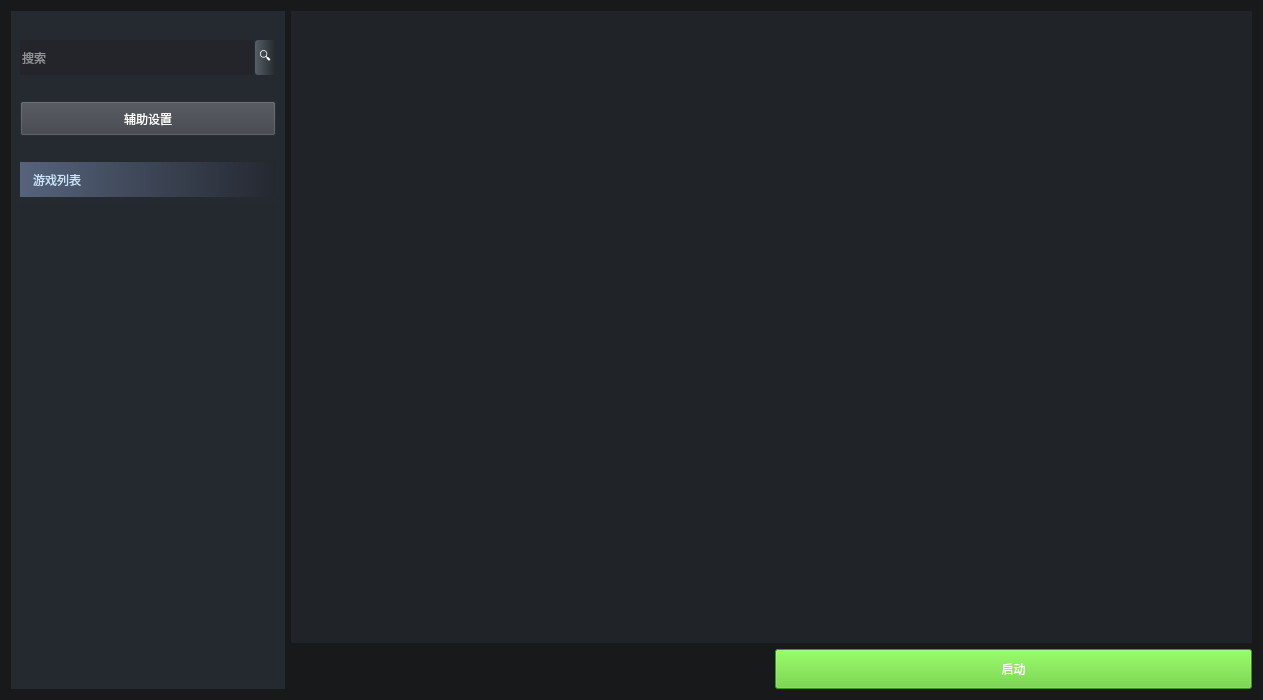
<?xml version="1.0" encoding="UTF-8"?>
<ui version="4.0">
 <class>start_game</class>
 <widget class="QWidget" name="start_game">
  <property name="geometry">
   <rect>
    <x>0</x>
    <y>0</y>
    <width>1263</width>
    <height>700</height>
   </rect>
  </property>
  <property name="windowTitle">
   <string>Form</string>
  </property>
  <property name="styleSheet">
   <string notr="true">*{
	color: rgb(255, 255, 255);
}
#start_game{
	
	background-color: rgb(23, 25, 27);
}

#left{
	background-color: rgb(37, 42, 49);
}
#search_edit{
	border: 0px;
	background-color: rgb(35, 37, 42);
}
#auxiliary_set_btn{
	background-color: rgb(61, 64, 71);
}
#auxiliary_set_btn:pressed{
	background-color: rgb(38, 40, 45);
}
#game_list{
	border: 0px;
	background-color: rgb(36, 41, 48);
}
#widget{
	
	background-color: rgb(32, 36, 41);
}

#start_btn{
	background-color: rgb(91, 205, 42)
}

#start_btn:hover{
	background-color: rgb(108, 212, 31)
}</string>
  </property>
  <layout class="QGridLayout" name="gridLayout">
   <item row="0" column="0">
    <layout class="QHBoxLayout" name="widget_layout" stretch="0,8">
     <item>
      <widget class="QFrame" name="left">
       <layout class="QVBoxLayout" name="verticalLayout" stretch="0,0,0,0,0,0,0">
        <item>
         <spacer name="verticalSpacer_3">
          <property name="orientation">
           <enum>Qt::Vertical</enum>
          </property>
          <property name="sizeType">
           <enum>QSizePolicy::Preferred</enum>
          </property>
          <property name="sizeHint" stdset="0">
           <size>
            <width>20</width>
            <height>20</height>
           </size>
          </property>
         </spacer>
        </item>
        <item>
         <layout class="QHBoxLayout" name="search_layout" stretch="8,0">
          <property name="spacing">
           <number>1</number>
          </property>
          <item>
           <widget class="QLineEdit" name="search_edit">
            <property name="sizePolicy">
             <sizepolicy hsizetype="Expanding" vsizetype="Preferred">
              <horstretch>0</horstretch>
              <verstretch>0</verstretch>
             </sizepolicy>
            </property>
            <property name="text">
             <string/>
            </property>
            <property name="placeholderText">
             <string>搜索</string>
            </property>
            <property name="cursorMoveStyle">
             <enum>Qt::LogicalMoveStyle</enum>
            </property>
           </widget>
          </item>
          <item>
           <widget class="QToolButton" name="search_btn">
            <property name="sizePolicy">
             <sizepolicy hsizetype="Fixed" vsizetype="Minimum">
              <horstretch>0</horstretch>
              <verstretch>0</verstretch>
             </sizepolicy>
            </property>
            <property name="minimumSize">
             <size>
              <width>0</width>
              <height>35</height>
             </size>
            </property>
            <property name="styleSheet">
             <string notr="true">#search_btn{
	background-color: qlineargradient(spread:pad, x1:0, y1:0, x2:1, y2:0, stop:0 rgb(85, 95, 102), stop:1 rgb(36, 40, 43) );
	border-style:none;
	color: rgb(255, 255, 255);
	border-radius:3px;		
	font: 10pt &quot;微软雅黑&quot;;
}
#search_btn:hover{
	background-color: qlineargradient(spread:pad, x1:0, y1:0, x2:1, y2:0, stop:0  rgb(145, 150, 166), stop:1 rgb(36, 40, 43));
	border-style:none;
	border-radius:3px;
	font: 10pt &quot;微软雅黑&quot;;
}

#search_btn:pressed{
	
	background-color: qlineargradient(spread:pad, x1:0, y1:0, x2:1, y2:0, stop:0  rgb(145, 150, 166), stop:0.5 rgb(145, 150, 166), stop:1 rgb(36, 40, 43) );
	border-style:none;
	border-radius:3px;	
	font: 10pt &quot;微软雅黑&quot;;
}




</string>
            </property>
            <property name="text">
             <string>🔍</string>
            </property>
            <property name="iconSize">
             <size>
              <width>25</width>
              <height>25</height>
             </size>
            </property>
           </widget>
          </item>
         </layout>
        </item>
        <item>
         <spacer name="verticalSpacer">
          <property name="orientation">
           <enum>Qt::Vertical</enum>
          </property>
          <property name="sizeType">
           <enum>QSizePolicy::Preferred</enum>
          </property>
          <property name="sizeHint" stdset="0">
           <size>
            <width>20</width>
            <height>20</height>
           </size>
          </property>
         </spacer>
        </item>
        <item>
         <layout class="QHBoxLayout" name="horizontalLayout_2">
          <item>
           <widget class="QToolButton" name="auxiliary_set_btn">
            <property name="sizePolicy">
             <sizepolicy hsizetype="Preferred" vsizetype="Minimum">
              <horstretch>0</horstretch>
              <verstretch>0</verstretch>
             </sizepolicy>
            </property>
            <property name="minimumSize">
             <size>
              <width>0</width>
              <height>35</height>
             </size>
            </property>
            <property name="styleSheet">
             <string notr="true"/>
            </property>
            <property name="text">
             <string>辅助设置</string>
            </property>
            <property name="iconSize">
             <size>
              <width>25</width>
              <height>25</height>
             </size>
            </property>
           </widget>
          </item>
         </layout>
        </item>
        <item>
         <spacer name="verticalSpacer_2">
          <property name="orientation">
           <enum>Qt::Vertical</enum>
          </property>
          <property name="sizeType">
           <enum>QSizePolicy::Preferred</enum>
          </property>
          <property name="sizeHint" stdset="0">
           <size>
            <width>20</width>
            <height>20</height>
           </size>
          </property>
         </spacer>
        </item>
        <item>
         <widget class="QLabel" name="label">
          <property name="sizePolicy">
           <sizepolicy hsizetype="Preferred" vsizetype="Minimum">
            <horstretch>0</horstretch>
            <verstretch>0</verstretch>
           </sizepolicy>
          </property>
          <property name="minimumSize">
           <size>
            <width>0</width>
            <height>35</height>
           </size>
          </property>
          <property name="styleSheet">
           <string notr="true">color: rgb(202, 228, 251);
padding-left:10px;
background-color: qlineargradient(spread:pad, x1:0, y1:0, x2:1, y2:0, stop:0 rgb(86, 99, 124), stop:1 rgb(36, 40, 48));
border: 0px;
margin: 0px;
</string>
          </property>
          <property name="text">
           <string>游戏列表</string>
          </property>
          <property name="alignment">
           <set>Qt::AlignLeading|Qt::AlignLeft|Qt::AlignVCenter</set>
          </property>
         </widget>
        </item>
        <item>
         <widget class="QListWidget" name="game_list"/>
        </item>
       </layout>
      </widget>
     </item>
     <item>
      <layout class="QVBoxLayout" name="verticalLayout_3" stretch="9,1">
       <item>
        <widget class="QWidget" name="widget" native="true"/>
       </item>
       <item>
        <layout class="QHBoxLayout" name="horizontalLayout">
         <item>
          <widget class="QLabel" name="game_icon">
           <property name="text">
            <string/>
           </property>
           <property name="alignment">
            <set>Qt::AlignCenter</set>
           </property>
          </widget>
         </item>
         <item>
          <widget class="QPushButton" name="start_btn">
           <property name="sizePolicy">
            <sizepolicy hsizetype="Minimum" vsizetype="Maximum">
             <horstretch>0</horstretch>
             <verstretch>0</verstretch>
            </sizepolicy>
           </property>
           <property name="minimumSize">
            <size>
             <width>150</width>
             <height>40</height>
            </size>
           </property>
           <property name="text">
            <string>启动</string>
           </property>
          </widget>
         </item>
        </layout>
       </item>
      </layout>
     </item>
    </layout>
   </item>
  </layout>
 </widget>
 <resources/>
 <connections/>
</ui>
